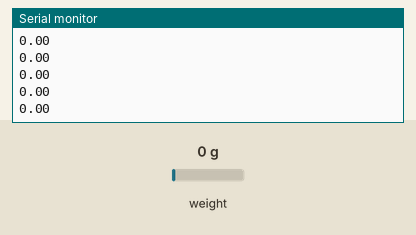
A sketch run on a simulated Arduino Uno, built with avr-gcc and run on an emulated ATmega328P. On the bench: the last lines printed to the serial monitor. The inputs (shaded band) are chosen by the test bench; at power-on: weight on the scale 0 g.

Above: at 2.2 s.
2.3 s: weight on the scale set to 100 g
At 2.31 s:
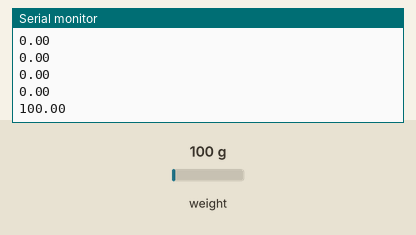
3.8 s: weight on the scale set to 1250 g
At 3.82 s:
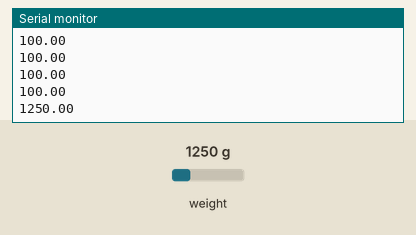
Timing chart, 0 to 6.8 s (numbered marks = the images above; inputs shaded):
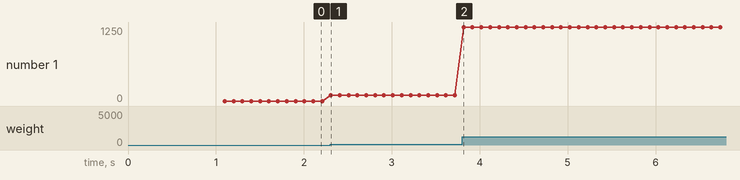

Measured:
- after the input at 2.3 s, the serial monitor: prints a new line at once (image 1)
- after the input at 3.8 s, the serial monitor: prints a new line at once (image 2)
- plotted number 1: 0 → 100 after the input at 2.3 s, 100 → 1250 after the input at 3.8 s

The sketch:

HX711Serial.ino
```cpp
#include "HX711.h"

// HX711.DOUT	- pin #A1
// HX711.PD_SCK	- pin #A0

HX711 scale(A1, A0);		// parameter "gain" is ommited; the default value 128 is used by the library

void setup() {
  Serial.begin(38400);
  //Serial.println("HX711 Demo");

  //Serial.println("Before setting up the scale:");
  //Serial.print("read: \t\t");
  //Serial.println(scale.read());			// print a raw reading from the ADC

  //Serial.print("read average: \t\t");
  //Serial.println(scale.read_average(20));  	// print the average of 20 readings from the ADC

  //Serial.print("get value: \t\t");
  //Serial.println(scale.get_value(5));		// print the average of 5 readings from the ADC minus the tare weight (not set yet)

  //Serial.print("get units: \t\t");
  //Serial.println(scale.get_units(5), 1);	// print the average of 5 readings from the ADC minus tare weight (not set) divided
						// by the SCALE parameter (not set yet)

  scale.set_scale(2280.f);                      // this value is obtained by calibrating the scale with known weights; see the README for details
  scale.tare();				        // reset the scale to 0

  //Serial.println("After setting up the scale:");

  //Serial.print("read: \t\t");
  //Serial.println(scale.read());                 // print a raw reading from the ADC


  //Serial.print("read average: \t\t");
  //Serial.println(scale.read_average(20));       // print the average of 20 readings from the ADC

  //Serial.print("get value: \t\t");
  //Serial.println(scale.get_value(5));		// print the average of 5 readings from the ADC minus the tare weight, set with tare()

  //Serial.print("get units: \t\t");
  //Serial.println(scale.get_units(5), 1);        // print the average of 5 readings from the ADC minus tare weight, divided
						// by the SCALE parameter set with set_scal

  //Serial.println("Readings:");
}

void loop() {
  //Serial.print("one reading:\t");
  //Serial.print(scale.get_units(), 1);
  //Serial.print("\t| average:\t");
  //Serial.println(scale.get_units(10), 1);
  //Serial.println(scale.get_units());
  Serial.println(scale.get_units());
}
```
